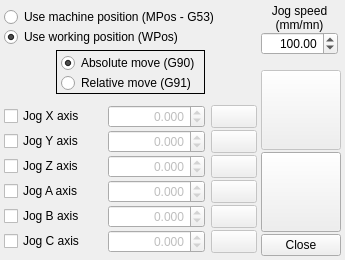
<?xml version="1.0" encoding="UTF-8"?>
<ui version="4.0">
 <comment>

 Copyright 2018-2021 Gauthier Brière (gauthier.briere &quot;at&quot; gmail.com)

 This file is part of cn5X

 cn5X is free software: you can redistribute it and/or modify it
  under the terms of the GNU General Public License as published by
 the Free Software Foundation, either version 3 of the License, or
 (at your option) any later version.

 cn5X is distributed in the hope that it will be useful, but
 WITHOUT ANY WARRANTY; without even the implied warranty of
 MERCHANTABILITY or FITNESS FOR A PARTICULAR PURPOSE.  See the
 GNU General Public License for more details.

 You should have received a copy of the GNU General Public License
 along with this program.  If not, see http://www.gnu.org/licenses/.

 </comment>
 <class>dlgJog</class>
 <widget class="QDialog" name="dlgJog">
  <property name="geometry">
   <rect>
    <x>0</x>
    <y>0</y>
    <width>345</width>
    <height>260</height>
   </rect>
  </property>
  <property name="windowTitle">
   <string>Jog to location</string>
  </property>
  <property name="windowIcon">
   <iconset resource="cn5X.qrc">
    <normaloff>:/cn5X/images/XYZAB.svg</normaloff>:/cn5X/images/XYZAB.svg</iconset>
  </property>
  <layout class="QHBoxLayout" name="horizontalLayout_3">
   <property name="spacing">
    <number>4</number>
   </property>
   <property name="leftMargin">
    <number>4</number>
   </property>
   <property name="topMargin">
    <number>4</number>
   </property>
   <property name="rightMargin">
    <number>4</number>
   </property>
   <property name="bottomMargin">
    <number>4</number>
   </property>
   <item>
    <widget class="QWidget" name="qwGauche" native="true">
     <layout class="QVBoxLayout" name="verticalLayout_4">
      <property name="spacing">
       <number>0</number>
      </property>
      <property name="leftMargin">
       <number>0</number>
      </property>
      <property name="topMargin">
       <number>0</number>
      </property>
      <property name="rightMargin">
       <number>0</number>
      </property>
      <property name="bottomMargin">
       <number>0</number>
      </property>
      <item>
       <widget class="QFrame" name="frmMWPos">
        <property name="sizePolicy">
         <sizepolicy hsizetype="Preferred" vsizetype="Fixed">
          <horstretch>0</horstretch>
          <verstretch>0</verstretch>
         </sizepolicy>
        </property>
        <layout class="QVBoxLayout" name="verticalLayout_2">
         <property name="spacing">
          <number>0</number>
         </property>
         <property name="leftMargin">
          <number>0</number>
         </property>
         <property name="topMargin">
          <number>0</number>
         </property>
         <property name="rightMargin">
          <number>0</number>
         </property>
         <property name="bottomMargin">
          <number>0</number>
         </property>
         <item>
          <widget class="QRadioButton" name="rbtMPos">
           <property name="sizePolicy">
            <sizepolicy hsizetype="Preferred" vsizetype="Fixed">
             <horstretch>0</horstretch>
             <verstretch>0</verstretch>
            </sizepolicy>
           </property>
           <property name="text">
            <string>Use machine position (MPos - G53)</string>
           </property>
          </widget>
         </item>
         <item>
          <widget class="QRadioButton" name="rbtWPos">
           <property name="sizePolicy">
            <sizepolicy hsizetype="Preferred" vsizetype="Fixed">
             <horstretch>0</horstretch>
             <verstretch>0</verstretch>
            </sizepolicy>
           </property>
           <property name="text">
            <string>Use working position (WPos)</string>
           </property>
           <property name="checked">
            <bool>true</bool>
           </property>
          </widget>
         </item>
        </layout>
       </widget>
      </item>
      <item>
       <widget class="QWidget" name="widget" native="true">
        <property name="sizePolicy">
         <sizepolicy hsizetype="Preferred" vsizetype="Fixed">
          <horstretch>0</horstretch>
          <verstretch>0</verstretch>
         </sizepolicy>
        </property>
        <layout class="QHBoxLayout" name="horizontalLayout">
         <property name="spacing">
          <number>0</number>
         </property>
         <property name="leftMargin">
          <number>0</number>
         </property>
         <property name="topMargin">
          <number>0</number>
         </property>
         <property name="rightMargin">
          <number>0</number>
         </property>
         <property name="bottomMargin">
          <number>8</number>
         </property>
         <item>
          <spacer name="horizontalSpacer">
           <property name="orientation">
            <enum>Qt::Horizontal</enum>
           </property>
           <property name="sizeHint" stdset="0">
            <size>
             <width>38</width>
             <height>20</height>
            </size>
           </property>
          </spacer>
         </item>
         <item>
          <widget class="QFrame" name="frmG90G91">
           <property name="sizePolicy">
            <sizepolicy hsizetype="Preferred" vsizetype="Fixed">
             <horstretch>0</horstretch>
             <verstretch>0</verstretch>
            </sizepolicy>
           </property>
           <property name="frameShape">
            <enum>QFrame::Box</enum>
           </property>
           <layout class="QVBoxLayout" name="verticalLayout">
            <property name="spacing">
             <number>0</number>
            </property>
            <property name="leftMargin">
             <number>4</number>
            </property>
            <property name="topMargin">
             <number>2</number>
            </property>
            <property name="rightMargin">
             <number>4</number>
            </property>
            <property name="bottomMargin">
             <number>0</number>
            </property>
            <item>
             <widget class="QRadioButton" name="rbtG90">
              <property name="text">
               <string>Absolute move (G90)</string>
              </property>
              <property name="checked">
               <bool>true</bool>
              </property>
             </widget>
            </item>
            <item>
             <widget class="QRadioButton" name="rbtG91">
              <property name="text">
               <string>Relative move (G91)</string>
              </property>
             </widget>
            </item>
           </layout>
          </widget>
         </item>
         <item>
          <spacer name="horizontalSpacer_2">
           <property name="orientation">
            <enum>Qt::Horizontal</enum>
           </property>
           <property name="sizeHint" stdset="0">
            <size>
             <width>35</width>
             <height>20</height>
            </size>
           </property>
          </spacer>
         </item>
        </layout>
       </widget>
      </item>
      <item>
       <widget class="QWidget" name="gridValues" native="true">
        <property name="sizePolicy">
         <sizepolicy hsizetype="Preferred" vsizetype="Fixed">
          <horstretch>0</horstretch>
          <verstretch>0</verstretch>
         </sizepolicy>
        </property>
        <layout class="QGridLayout" name="gridLayout">
         <property name="leftMargin">
          <number>0</number>
         </property>
         <property name="topMargin">
          <number>0</number>
         </property>
         <property name="rightMargin">
          <number>0</number>
         </property>
         <property name="bottomMargin">
          <number>0</number>
         </property>
         <property name="verticalSpacing">
          <number>2</number>
         </property>
         <item row="0" column="0">
          <widget class="QCheckBox" name="chkJogX">
           <property name="text">
            <string>Jog X axis</string>
           </property>
          </widget>
         </item>
         <item row="0" column="1">
          <widget class="QDoubleSpinBox" name="dsbJogX">
           <property name="maximumSize">
            <size>
             <width>16777215</width>
             <height>23</height>
            </size>
           </property>
           <property name="styleSheet">
            <string notr="true">color: #bebebe;</string>
           </property>
           <property name="alignment">
            <set>Qt::AlignRight|Qt::AlignTrailing|Qt::AlignVCenter</set>
           </property>
           <property name="decimals">
            <number>3</number>
           </property>
           <property name="minimum">
            <double>-10000.000000000000000</double>
           </property>
           <property name="maximum">
            <double>10000.000000000000000</double>
           </property>
           <property name="singleStep">
            <double>0.100000000000000</double>
           </property>
           <property name="value">
            <double>0.000000000000000</double>
           </property>
          </widget>
         </item>
         <item row="0" column="2">
          <widget class="cnQPushButton" name="btnJogX">
           <property name="enabled">
            <bool>false</bool>
           </property>
           <property name="sizePolicy">
            <sizepolicy hsizetype="Fixed" vsizetype="Fixed">
             <horstretch>0</horstretch>
             <verstretch>0</verstretch>
            </sizepolicy>
           </property>
           <property name="minimumSize">
            <size>
             <width>46</width>
             <height>23</height>
            </size>
           </property>
           <property name="maximumSize">
            <size>
             <width>46</width>
             <height>23</height>
            </size>
           </property>
           <property name="baseSize">
            <size>
             <width>60</width>
             <height>60</height>
            </size>
           </property>
           <property name="cursor">
            <cursorShape>PointingHandCursor</cursorShape>
           </property>
           <property name="toolTip">
            <string>Jog X axis</string>
           </property>
           <property name="text">
            <string/>
           </property>
           <property name="icon">
            <iconset resource="cn5X.qrc">
             <normaloff>:/cn5X/images/btnJogX.svg</normaloff>:/cn5X/images/btnJogX.svg</iconset>
           </property>
           <property name="iconSize">
            <size>
             <width>42</width>
             <height>21</height>
            </size>
           </property>
           <property name="autoDefault">
            <bool>false</bool>
           </property>
          </widget>
         </item>
         <item row="1" column="0">
          <widget class="QCheckBox" name="chkJogY">
           <property name="text">
            <string>Jog Y axis</string>
           </property>
          </widget>
         </item>
         <item row="1" column="1">
          <widget class="QDoubleSpinBox" name="dsbJogY">
           <property name="maximumSize">
            <size>
             <width>16777215</width>
             <height>23</height>
            </size>
           </property>
           <property name="styleSheet">
            <string notr="true">color: #bebebe;</string>
           </property>
           <property name="alignment">
            <set>Qt::AlignRight|Qt::AlignTrailing|Qt::AlignVCenter</set>
           </property>
           <property name="decimals">
            <number>3</number>
           </property>
           <property name="minimum">
            <double>-10000.000000000000000</double>
           </property>
           <property name="maximum">
            <double>10000.000000000000000</double>
           </property>
           <property name="singleStep">
            <double>0.100000000000000</double>
           </property>
           <property name="value">
            <double>0.000000000000000</double>
           </property>
          </widget>
         </item>
         <item row="1" column="2">
          <widget class="cnQPushButton" name="btnJogY">
           <property name="enabled">
            <bool>false</bool>
           </property>
           <property name="sizePolicy">
            <sizepolicy hsizetype="Fixed" vsizetype="Fixed">
             <horstretch>0</horstretch>
             <verstretch>0</verstretch>
            </sizepolicy>
           </property>
           <property name="minimumSize">
            <size>
             <width>46</width>
             <height>23</height>
            </size>
           </property>
           <property name="maximumSize">
            <size>
             <width>46</width>
             <height>23</height>
            </size>
           </property>
           <property name="baseSize">
            <size>
             <width>60</width>
             <height>60</height>
            </size>
           </property>
           <property name="cursor">
            <cursorShape>PointingHandCursor</cursorShape>
           </property>
           <property name="toolTip">
            <string>Jog Y axis</string>
           </property>
           <property name="text">
            <string/>
           </property>
           <property name="icon">
            <iconset resource="cn5X.qrc">
             <normaloff>:/cn5X/images/btnJogY.svg</normaloff>:/cn5X/images/btnJogY.svg</iconset>
           </property>
           <property name="iconSize">
            <size>
             <width>42</width>
             <height>21</height>
            </size>
           </property>
           <property name="autoDefault">
            <bool>false</bool>
           </property>
          </widget>
         </item>
         <item row="2" column="0">
          <widget class="QCheckBox" name="chkJogZ">
           <property name="text">
            <string>Jog Z axis</string>
           </property>
          </widget>
         </item>
         <item row="2" column="1">
          <widget class="QDoubleSpinBox" name="dsbJogZ">
           <property name="maximumSize">
            <size>
             <width>16777215</width>
             <height>23</height>
            </size>
           </property>
           <property name="styleSheet">
            <string notr="true">color: #bebebe;</string>
           </property>
           <property name="alignment">
            <set>Qt::AlignRight|Qt::AlignTrailing|Qt::AlignVCenter</set>
           </property>
           <property name="decimals">
            <number>3</number>
           </property>
           <property name="minimum">
            <double>-10000.000000000000000</double>
           </property>
           <property name="maximum">
            <double>10000.000000000000000</double>
           </property>
           <property name="singleStep">
            <double>0.100000000000000</double>
           </property>
           <property name="value">
            <double>0.000000000000000</double>
           </property>
          </widget>
         </item>
         <item row="2" column="2">
          <widget class="cnQPushButton" name="btnJogZ">
           <property name="enabled">
            <bool>false</bool>
           </property>
           <property name="sizePolicy">
            <sizepolicy hsizetype="Fixed" vsizetype="Fixed">
             <horstretch>0</horstretch>
             <verstretch>0</verstretch>
            </sizepolicy>
           </property>
           <property name="minimumSize">
            <size>
             <width>46</width>
             <height>23</height>
            </size>
           </property>
           <property name="maximumSize">
            <size>
             <width>46</width>
             <height>23</height>
            </size>
           </property>
           <property name="baseSize">
            <size>
             <width>60</width>
             <height>60</height>
            </size>
           </property>
           <property name="cursor">
            <cursorShape>PointingHandCursor</cursorShape>
           </property>
           <property name="toolTip">
            <string>Jog Z axis</string>
           </property>
           <property name="text">
            <string/>
           </property>
           <property name="icon">
            <iconset resource="cn5X.qrc">
             <normaloff>:/cn5X/images/btnJogZ.svg</normaloff>:/cn5X/images/btnJogZ.svg</iconset>
           </property>
           <property name="iconSize">
            <size>
             <width>42</width>
             <height>21</height>
            </size>
           </property>
           <property name="autoDefault">
            <bool>false</bool>
           </property>
          </widget>
         </item>
         <item row="3" column="0">
          <widget class="QCheckBox" name="chkJogA">
           <property name="text">
            <string>Jog A axis</string>
           </property>
          </widget>
         </item>
         <item row="3" column="1">
          <widget class="QDoubleSpinBox" name="dsbJogA">
           <property name="maximumSize">
            <size>
             <width>16777215</width>
             <height>23</height>
            </size>
           </property>
           <property name="styleSheet">
            <string notr="true">color: #bebebe;</string>
           </property>
           <property name="alignment">
            <set>Qt::AlignRight|Qt::AlignTrailing|Qt::AlignVCenter</set>
           </property>
           <property name="decimals">
            <number>3</number>
           </property>
           <property name="minimum">
            <double>-10000.000000000000000</double>
           </property>
           <property name="maximum">
            <double>10000.000000000000000</double>
           </property>
           <property name="singleStep">
            <double>0.100000000000000</double>
           </property>
           <property name="value">
            <double>0.000000000000000</double>
           </property>
          </widget>
         </item>
         <item row="3" column="2">
          <widget class="cnQPushButton" name="btnJogA">
           <property name="enabled">
            <bool>false</bool>
           </property>
           <property name="sizePolicy">
            <sizepolicy hsizetype="Fixed" vsizetype="Fixed">
             <horstretch>0</horstretch>
             <verstretch>0</verstretch>
            </sizepolicy>
           </property>
           <property name="minimumSize">
            <size>
             <width>46</width>
             <height>23</height>
            </size>
           </property>
           <property name="maximumSize">
            <size>
             <width>46</width>
             <height>23</height>
            </size>
           </property>
           <property name="baseSize">
            <size>
             <width>60</width>
             <height>60</height>
            </size>
           </property>
           <property name="cursor">
            <cursorShape>PointingHandCursor</cursorShape>
           </property>
           <property name="toolTip">
            <string>Jog A axis</string>
           </property>
           <property name="text">
            <string/>
           </property>
           <property name="icon">
            <iconset resource="cn5X.qrc">
             <normaloff>:/cn5X/images/btnJogA.svg</normaloff>:/cn5X/images/btnJogA.svg</iconset>
           </property>
           <property name="iconSize">
            <size>
             <width>42</width>
             <height>21</height>
            </size>
           </property>
           <property name="autoDefault">
            <bool>false</bool>
           </property>
          </widget>
         </item>
         <item row="4" column="0">
          <widget class="QCheckBox" name="chkJogB">
           <property name="text">
            <string>Jog B axis</string>
           </property>
          </widget>
         </item>
         <item row="4" column="1">
          <widget class="QDoubleSpinBox" name="dsbJogB">
           <property name="maximumSize">
            <size>
             <width>16777215</width>
             <height>23</height>
            </size>
           </property>
           <property name="styleSheet">
            <string notr="true">color: #bebebe;</string>
           </property>
           <property name="alignment">
            <set>Qt::AlignRight|Qt::AlignTrailing|Qt::AlignVCenter</set>
           </property>
           <property name="decimals">
            <number>3</number>
           </property>
           <property name="minimum">
            <double>-10000.000000000000000</double>
           </property>
           <property name="maximum">
            <double>10000.000000000000000</double>
           </property>
           <property name="singleStep">
            <double>0.100000000000000</double>
           </property>
           <property name="value">
            <double>0.000000000000000</double>
           </property>
          </widget>
         </item>
         <item row="4" column="2">
          <widget class="cnQPushButton" name="btnJogB">
           <property name="enabled">
            <bool>false</bool>
           </property>
           <property name="sizePolicy">
            <sizepolicy hsizetype="Fixed" vsizetype="Fixed">
             <horstretch>0</horstretch>
             <verstretch>0</verstretch>
            </sizepolicy>
           </property>
           <property name="minimumSize">
            <size>
             <width>46</width>
             <height>23</height>
            </size>
           </property>
           <property name="maximumSize">
            <size>
             <width>46</width>
             <height>23</height>
            </size>
           </property>
           <property name="baseSize">
            <size>
             <width>60</width>
             <height>60</height>
            </size>
           </property>
           <property name="cursor">
            <cursorShape>PointingHandCursor</cursorShape>
           </property>
           <property name="toolTip">
            <string>Jog B axis</string>
           </property>
           <property name="text">
            <string/>
           </property>
           <property name="icon">
            <iconset resource="cn5X.qrc">
             <normaloff>:/cn5X/images/btnJogB.svg</normaloff>:/cn5X/images/btnJogB.svg</iconset>
           </property>
           <property name="iconSize">
            <size>
             <width>42</width>
             <height>21</height>
            </size>
           </property>
           <property name="autoDefault">
            <bool>false</bool>
           </property>
          </widget>
         </item>
         <item row="5" column="0">
          <widget class="QCheckBox" name="chkJogC">
           <property name="text">
            <string>Jog C axis</string>
           </property>
          </widget>
         </item>
         <item row="5" column="1">
          <widget class="QDoubleSpinBox" name="dsbJogC">
           <property name="maximumSize">
            <size>
             <width>16777215</width>
             <height>23</height>
            </size>
           </property>
           <property name="styleSheet">
            <string notr="true">color: #bebebe;</string>
           </property>
           <property name="alignment">
            <set>Qt::AlignRight|Qt::AlignTrailing|Qt::AlignVCenter</set>
           </property>
           <property name="decimals">
            <number>3</number>
           </property>
           <property name="minimum">
            <double>-10000.000000000000000</double>
           </property>
           <property name="maximum">
            <double>10000.000000000000000</double>
           </property>
           <property name="singleStep">
            <double>0.100000000000000</double>
           </property>
           <property name="value">
            <double>0.000000000000000</double>
           </property>
          </widget>
         </item>
         <item row="5" column="2">
          <widget class="cnQPushButton" name="btnJogC">
           <property name="enabled">
            <bool>false</bool>
           </property>
           <property name="sizePolicy">
            <sizepolicy hsizetype="Fixed" vsizetype="Fixed">
             <horstretch>0</horstretch>
             <verstretch>0</verstretch>
            </sizepolicy>
           </property>
           <property name="minimumSize">
            <size>
             <width>46</width>
             <height>23</height>
            </size>
           </property>
           <property name="maximumSize">
            <size>
             <width>46</width>
             <height>23</height>
            </size>
           </property>
           <property name="baseSize">
            <size>
             <width>60</width>
             <height>60</height>
            </size>
           </property>
           <property name="toolTip">
            <string>Jog C axis</string>
           </property>
           <property name="text">
            <string/>
           </property>
           <property name="icon">
            <iconset resource="cn5X.qrc">
             <normaloff>:/cn5X/images/btnJogC.svg</normaloff>:/cn5X/images/btnJogC.svg</iconset>
           </property>
           <property name="iconSize">
            <size>
             <width>42</width>
             <height>21</height>
            </size>
           </property>
           <property name="autoDefault">
            <bool>false</bool>
           </property>
          </widget>
         </item>
        </layout>
       </widget>
      </item>
     </layout>
    </widget>
   </item>
   <item>
    <widget class="QWidget" name="qwDroite" native="true">
     <property name="sizePolicy">
      <sizepolicy hsizetype="Fixed" vsizetype="Preferred">
       <horstretch>0</horstretch>
       <verstretch>0</verstretch>
      </sizepolicy>
     </property>
     <layout class="QVBoxLayout" name="verticalLayout_6">
      <property name="spacing">
       <number>0</number>
      </property>
      <property name="leftMargin">
       <number>0</number>
      </property>
      <property name="topMargin">
       <number>0</number>
      </property>
      <property name="rightMargin">
       <number>0</number>
      </property>
      <property name="bottomMargin">
       <number>0</number>
      </property>
      <item>
       <widget class="QWidget" name="qwJogSpeed" native="true">
        <property name="sizePolicy">
         <sizepolicy hsizetype="Fixed" vsizetype="Fixed">
          <horstretch>0</horstretch>
          <verstretch>0</verstretch>
         </sizepolicy>
        </property>
        <layout class="QVBoxLayout" name="verticalLayout_3">
         <property name="spacing">
          <number>0</number>
         </property>
         <property name="leftMargin">
          <number>0</number>
         </property>
         <property name="topMargin">
          <number>0</number>
         </property>
         <property name="rightMargin">
          <number>0</number>
         </property>
         <property name="bottomMargin">
          <number>0</number>
         </property>
         <item>
          <widget class="QLabel" name="label">
           <property name="sizePolicy">
            <sizepolicy hsizetype="Preferred" vsizetype="Fixed">
             <horstretch>0</horstretch>
             <verstretch>0</verstretch>
            </sizepolicy>
           </property>
           <property name="text">
            <string>Jog speed
(mm/mn)</string>
           </property>
           <property name="alignment">
            <set>Qt::AlignCenter</set>
           </property>
          </widget>
         </item>
         <item>
          <widget class="QDoubleSpinBox" name="dsbJogSpeed">
           <property name="sizePolicy">
            <sizepolicy hsizetype="Fixed" vsizetype="Fixed">
             <horstretch>0</horstretch>
             <verstretch>0</verstretch>
            </sizepolicy>
           </property>
           <property name="maximumSize">
            <size>
             <width>80</width>
             <height>80</height>
            </size>
           </property>
           <property name="alignment">
            <set>Qt::AlignRight|Qt::AlignTrailing|Qt::AlignVCenter</set>
           </property>
           <property name="decimals">
            <number>2</number>
           </property>
           <property name="maximum">
            <double>10000.000000000000000</double>
           </property>
           <property name="value">
            <double>100.000000000000000</double>
           </property>
          </widget>
         </item>
        </layout>
       </widget>
      </item>
      <item>
       <spacer name="verticalSpacer">
        <property name="orientation">
         <enum>Qt::Vertical</enum>
        </property>
        <property name="sizeHint" stdset="0">
         <size>
          <width>25</width>
          <height>4</height>
         </size>
        </property>
       </spacer>
      </item>
      <item>
       <widget class="QWidget" name="qwButtonsV" native="true">
        <property name="sizePolicy">
         <sizepolicy hsizetype="Fixed" vsizetype="Fixed">
          <horstretch>0</horstretch>
          <verstretch>0</verstretch>
         </sizepolicy>
        </property>
        <layout class="QVBoxLayout" name="verticalLayout_5">
         <property name="spacing">
          <number>2</number>
         </property>
         <property name="leftMargin">
          <number>0</number>
         </property>
         <property name="topMargin">
          <number>0</number>
         </property>
         <property name="rightMargin">
          <number>0</number>
         </property>
         <property name="bottomMargin">
          <number>0</number>
         </property>
         <item>
          <widget class="cnQPushButton" name="btnJog">
           <property name="enabled">
            <bool>false</bool>
           </property>
           <property name="sizePolicy">
            <sizepolicy hsizetype="Fixed" vsizetype="Fixed">
             <horstretch>0</horstretch>
             <verstretch>0</verstretch>
            </sizepolicy>
           </property>
           <property name="minimumSize">
            <size>
             <width>80</width>
             <height>80</height>
            </size>
           </property>
           <property name="maximumSize">
            <size>
             <width>80</width>
             <height>80</height>
            </size>
           </property>
           <property name="cursor">
            <cursorShape>PointingHandCursor</cursorShape>
           </property>
           <property name="toolTip">
            <string>Jog all selected axis.</string>
           </property>
           <property name="text">
            <string/>
           </property>
           <property name="icon">
            <iconset resource="cn5X.qrc">
             <normaloff>:/cn5X/images/XYZAB.svg</normaloff>:/cn5X/images/XYZAB.svg</iconset>
           </property>
           <property name="iconSize">
            <size>
             <width>78</width>
             <height>78</height>
            </size>
           </property>
           <property name="autoDefault">
            <bool>false</bool>
           </property>
           <property name="default">
            <bool>true</bool>
           </property>
          </widget>
         </item>
         <item>
          <widget class="cnQPushButton" name="btnJogStop">
           <property name="sizePolicy">
            <sizepolicy hsizetype="Fixed" vsizetype="Fixed">
             <horstretch>0</horstretch>
             <verstretch>0</verstretch>
            </sizepolicy>
           </property>
           <property name="minimumSize">
            <size>
             <width>80</width>
             <height>80</height>
            </size>
           </property>
           <property name="maximumSize">
            <size>
             <width>80</width>
             <height>80</height>
            </size>
           </property>
           <property name="cursor">
            <cursorShape>PointingHandCursor</cursorShape>
           </property>
           <property name="toolTip">
            <string>Stop jogging</string>
           </property>
           <property name="text">
            <string/>
           </property>
           <property name="icon">
            <iconset resource="cn5X.qrc">
             <normaloff>:/cn5X/images/btnJogStop.svg</normaloff>:/cn5X/images/btnJogStop.svg</iconset>
           </property>
           <property name="iconSize">
            <size>
             <width>78</width>
             <height>78</height>
            </size>
           </property>
           <property name="autoDefault">
            <bool>false</bool>
           </property>
          </widget>
         </item>
         <item>
          <widget class="QDialogButtonBox" name="buttonBox">
           <property name="sizePolicy">
            <sizepolicy hsizetype="Fixed" vsizetype="Fixed">
             <horstretch>0</horstretch>
             <verstretch>0</verstretch>
            </sizepolicy>
           </property>
           <property name="orientation">
            <enum>Qt::Vertical</enum>
           </property>
           <property name="standardButtons">
            <set>QDialogButtonBox::Close</set>
           </property>
          </widget>
         </item>
        </layout>
       </widget>
      </item>
     </layout>
    </widget>
   </item>
  </layout>
 </widget>
 <customwidgets>
  <customwidget>
   <class>cnQPushButton</class>
   <extends>QPushButton</extends>
   <header>cnQPushButton</header>
  </customwidget>
 </customwidgets>
 <resources>
  <include location="cn5X.qrc"/>
 </resources>
 <connections/>
</ui>
